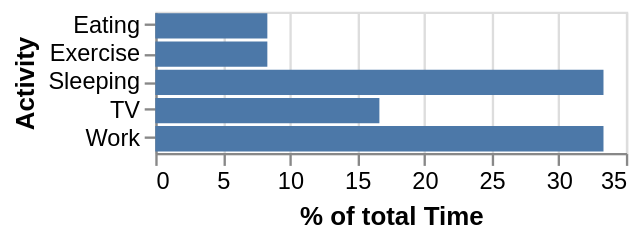

Vega-Lite specification for this chart:
### Vega specification from a JSON file in a GitHub repository (floating-point values rounded to 4 significant figures)
{"$schema": "https://vega.github.io/schema/vega/v5.json", "description": "A bar graph showing what activites consume what percentage of the day.", "background": "white", "padding": 5, "width": 200, "style": "cell", "data": [{"name": "source_0", "values": [{"Activity": "Sleeping", "Time": 8}, {"Activity": "Eating", "Time": 2}, {"Activity": "TV", "Time": 4}, {"Activity": "Work", "Time": 8}, {"Activity": "Exercise", "Time": 2}]}, {"name": "data_0", "source": "source_0", "transform": [{"type": "joinaggregate", "as": ["TotalTime"], "ops": ["sum"], "fields": ["Time"]}, {"type": "formula", "expr": "datum.Time/datum.TotalTime * 100", "as": "PercentOfTotal"}, {"type": "stack", "groupby": ["Activity"], "field": "PercentOfTotal", "sort": {"field": [], "order": []}, "as": ["PercentOfTotal_start", "PercentOfTotal_end"], "offset": "zero"}, {"type": "filter", "expr": "isValid(datum[\"PercentOfTotal\"]) && isFinite(+datum[\"PercentOfTotal\"])"}]}], "signals": [{"name": "y_step", "value": 12}, {"name": "height", "update": "bandspace(domain('y').length, 0.1, 0.05) * y_step"}], "marks": [{"name": "marks", "type": "rect", "style": ["bar"], "from": {"data": "data_0"}, "encode": {"update": {"fill": {"value": "#4c78a8"}, "ariaRoleDescription": {"value": "bar"}, "description": {"signal": "\"% of total Time: \" + (format(datum[\"PercentOfTotal\"], \"\")) + \"; Activity: \" + (isValid(datum[\"Activity\"]) ? datum[\"Activity\"] : \"\"+datum[\"Activity\"])"}, "x": {"scale": "x", "field": "PercentOfTotal_end"}, "x2": {"scale": "x", "field": "PercentOfTotal_start"}, "y": {"scale": "y", "field": "Activity"}, "height": {"scale": "y", "band": 1}}}}], "scales": [{"name": "x", "type": "linear", "domain": {"data": "data_0", "fields": ["PercentOfTotal_start", "PercentOfTotal_end"]}, "range": [0, {"signal": "width"}], "nice": true, "zero": true}, {"name": "y", "type": "band", "domain": {"data": "data_0", "field": "Activity", "sort": true}, "range": {"step": {"signal": "y_step"}}, "paddingInner": 0.1, "paddingOuter": 0.05}], "axes": [{"scale": "x", "orient": "bottom", "gridScale": "y", "grid": true, "tickCount": {"signal": "ceil(width/40)"}, "domain": false, "labels": false, "aria": false, "maxExtent": 0, "minExtent": 0, "ticks": false, "zindex": 0}, {"scale": "x", "orient": "bottom", "grid": false, "title": "% of total Time", "labelFlush": true, "labelOverlap": true, "tickCount": {"signal": "ceil(width/40)"}, "zindex": 0}, {"scale": "y", "orient": "left", "grid": false, "title": "Activity", "zindex": 0}]}
